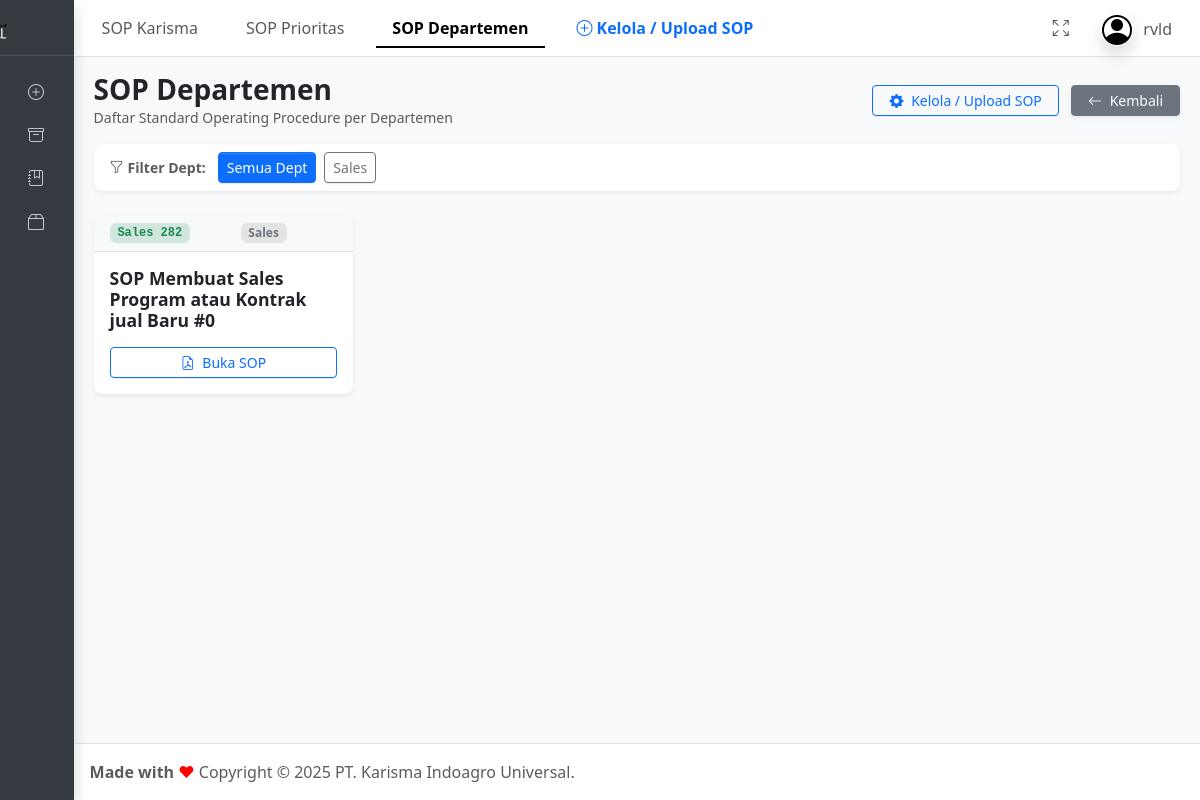
Page /sop-departemen (signed in) on the committed database.
### tables this page shows
CREATE TABLE `tb_users` (
  `id` int NOT NULL,
  `username` varchar(255) NOT NULL,
  `nama_lngkp` varchar(255) NOT NULL,
  `nik` varchar(255) NOT NULL,
  `bagian` varchar(255) NOT NULL,
  `departement` varchar(255) NOT NULL,
  `jabatan` varchar(255) NOT NULL,
  `atasan` varchar(255) NOT NULL,
  `penilai` varchar(255) NOT NULL
);

CREATE TABLE `tb_sop` (
  `id_sop` int NOT NULL,
  `nama_sop` varchar(255) NOT NULL,
  `kode_sop` varchar(50) NOT NULL,
  `tipe_sop` varchar(50) NOT NULL,
  `namafile_sop` varchar(255) NOT NULL,
  `is_karisma` int NOT NULL,
  `is_prioritas` int NOT NULL
);

### router.php (called while the page is built, shortened)
<?php
$page = isset($_GET['page']) ? trim($_GET['page'], '/') : '';
$target = __DIR__ . '/' . $routes[$page];
require $target;

### helper/getUser.php (called while the page is built, shortened)
<?php
require 'config.php';
$id_user = $_SESSION['id_user'];
$sql = "SELECT * FROM tb_users WHERE id='$id_user'";
$result = mysqli_query($conn, $sql);
while ($hasil = mysqli_fetch_assoc($result)) {
    $username = $hasil['username'];
}
?>

### app/sop/sop-departemen.php (the view, shortened to what this page needs)
<!DOCTYPE html>
<?php
    if (!isset($_SESSION['id_user'])) {
        header("Location: index");
        exit();
    } else {
        require 'helper/config.php';
        require 'helper/getUser.php';
        $filter_dept = isset($_GET['dept']) ? mysqli_real_escape_string($conn, trim($_GET['dept'])) : '';
        if (!empty($filter_dept)) {
            $resultsop = mysqli_query($conn, "SELECT * FROM tb_sop WHERE tipe_sop = '$filter_dept' ORDER BY id_sop DESC");
        } else {
            $resultsop = mysqli_query($conn, "SELECT * FROM tb_sop ORDER BY tipe_sop ASC, id_sop DESC");
        }
        $list_dept = mysqli_query($conn, "SELECT DISTINCT tipe_sop FROM tb_sop WHERE tipe_sop != '' ORDER BY tipe_sop ASC");
    }
?>
<html lang="en">
<?php include("pages/part/p_header.php"); ?>
<body class="layout-fixed sidebar-expand-lg sidebar-mini sidebar-collapse bg-body-tertiary">
    <div class="app-wrapper">
        <nav class="app-header navbar navbar-expand bg-body">
            <div class="container-fluid">
                <ul class="navbar-nav nav-underline">
                    <li class="nav-item d-none d-md-block"> <a href="sop" class="nav-link">SOP Karisma</a> </li>
                    <li class="nav-item d-none d-md-block"> <a href="sop-prioritas" class="nav-link">SOP Prioritas</a> </li>
                    <li class="nav-item d-none d-md-block"> <a href="sop-departemen" class="nav-link active">SOP Departemen</a></li>
                    <li class="nav-item d-none d-md-block"> <a href="updatesop" class="nav-link text-primary fw-semibold"><i class="bi bi-plus-circle me-1"></i>Kelola / Upload SOP</a></li>
                </ul>
                <ul class="navbar-nav ms-auto">
                    <li class="nav-item"> <a class="nav-link" href="#" data-lte-toggle="fullscreen"> <i
                                data-lte-icon="maximize" class="bi bi-arrows-fullscreen"></i>  </a>
                    </li>
                    <li class="nav-item dropdown user-menu"> <a href="#" class="nav-link dropdown-toggle"
                            data-bs-toggle="dropdown"> <img style="margin-top: -2px;" src="assets/img/profile.png"
                                class="user-image rounded-circle shadow" alt="User Image"> <span
                                class="d-none d-md-inline"><?php echo $username ?></span> </a>
                    </li>
                </ul>
            </div>
        </nav>
        <?php
        if ((isset($_SESSION['level']) && $_SESSION['level'] == 7) || (isset($_SESSION['jabatan']) && $_SESSION['jabatan'] == 'Admin HRD')) {
            include("pages/part/p_aside_adminhrd.php");
        } else {
            include("pages/part/p_aside.php");
        }
        ?>
        <main class="app-main">
            <div class="app-content-header py-3">
                <div class="container-fluid">
                    <div class="row align-items-center">
                        <div class="col-sm-6">
                            <h3 class="mb-0 fw-bold text-dark">SOP Departemen</h3>
                            <p class="text-muted small mb-0">Daftar Standard Operating Procedure per Departemen</p>
                        </div>
                        <div class="col-sm-6 text-sm-end mt-2 mt-sm-0">
                            <a href="updatesop" class="btn btn-outline-primary btn-sm px-3 me-2">
                                <i class="bi bi-gear-fill me-1"></i> Kelola / Upload SOP
                            </a>
                            <?php if ((isset($_SESSION['level']) && $_SESSION['level'] == 7) || (isset($_SESSION['jabatan']) && $_SESSION['jabatan'] == 'Admin HRD')) { ?>
                                <a href="dashboard-adminhrd" class="btn btn-secondary btn-sm px-3 shadow-sm">
                                    <i class="bi bi-arrow-left me-1"></i> Kembali ke Dashboard
                                </a>
                            <?php } else { ?>
                                <a href="dashboard-utama" class="btn btn-secondary btn-sm px-3 shadow-sm">
                                    <i class="bi bi-arrow-left me-1"></i> Kembali
                                </a>
                            <?php } ?>
                        </div>
                    </div>
                </div>
            </div>
            <div class="app-content pb-5">
                <div class="container-fluid">
                    <div class="card border-0 shadow-sm rounded-3 mb-4">
                        <div class="card-body py-2 px-3">
                            <div class="d-flex flex-wrap align-items-center gap-2">
                                <span class="fw-semibold small text-muted me-1"><i class="bi bi-funnel me-1"></i>Filter Dept:</span>
                                <a href="sop-departemen" class="btn btn-sm <?= empty($filter_dept) ? 'btn-primary' : 'btn-outline-secondary' ?>">
                                    Semua Dept
                                </a>
                                <?php while($d = mysqli_fetch_assoc($list_dept)): ?>
                                    <a href="sop-departemen?dept=<?= urlencode($d['tipe_sop']) ?>"
                                       class="btn btn-sm <?= ($filter_dept === $d['tipe_sop']) ? 'btn-primary' : 'btn-outline-secondary' ?>">
                                        <?= htmlspecialchars($d['tipe_sop']) ?>
                                    </a>
                                <?php endwhile; ?>
                            </div>
                        </div>
                    </div>
                    <div class="row g-3">
                        <?php
                        while($row = mysqli_fetch_assoc($resultsop)){
                        ?>
                            <div class="col-12 col-sm-6 col-md-4 col-lg-3">
                                <div class="card h-100 border-0 shadow-sm rounded-3 hover-shadow transition">
                                    <div class="card-header bg-light border-bottom py-2 d-flex justify-content-between align-items-center">
                                        <span class="badge bg-success-subtle text-success font-monospace"><?= htmlspecialchars($row['kode_sop']);?></span>
                                        <span class="badge bg-secondary-subtle text-secondary small"><?= htmlspecialchars($row['tipe_sop'] ?: 'Umum');?></span>
                                    </div>
                                    <div class="card-body d-flex flex-column justify-content-between p-3">
                                        <h6 class="card-title fw-bold text-dark mb-3"><?= htmlspecialchars($row['nama_sop']);?></h6>
                                        <button type="button" class="btn btn-outline-primary btn-sm w-100 mt-auto" data-bs-toggle="modal" data-bs-target="#openSOP<?= $row['id_sop'] ?>">
                                            <i class="bi bi-file-earmark-pdf me-1"></i> Buka SOP
                                        </button>
                                    </div>
                                </div>
                            </div>
                        <?php } ?>
                    </div>
                </div>
            </div>
        </main>
        <?php include("pages/part/p_footer.php"); ?>
</body>
</html>

### rows in the picture
tb_users: username "rvld"
tb_sop: kode_sop "Sales 282", tipe_sop "Sales", nama_sop "SOP Membuat Sales Program atau Kontrak jual Baru #0"

### other values in the picture
$d['tipe_sop'] "Sales"
